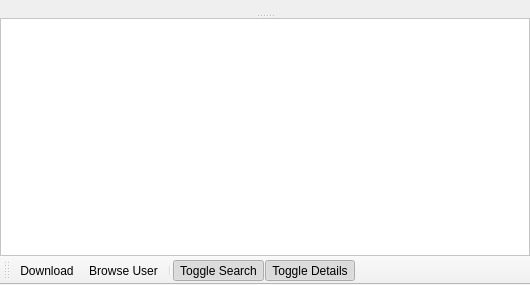
<?xml version="1.0" encoding="UTF-8"?>
<ui version="4.0">
 <class>WidgetSearchResults</class>
 <widget class="QMainWindow" name="WidgetSearchResults">
  <property name="geometry">
   <rect>
    <x>0</x>
    <y>0</y>
    <width>530</width>
    <height>285</height>
   </rect>
  </property>
  <property name="windowTitle">
   <string>MainWindow</string>
  </property>
  <widget class="QWidget" name="centralwidget">
   <layout class="QVBoxLayout" name="verticalLayout">
    <property name="spacing">
     <number>0</number>
    </property>
    <property name="margin">
     <number>0</number>
    </property>
    <item>
     <widget class="QSplitter" name="splitterSearchDetails">
      <property name="sizePolicy">
       <sizepolicy hsizetype="Expanding" vsizetype="Expanding">
        <horstretch>1</horstretch>
        <verstretch>0</verstretch>
       </sizepolicy>
      </property>
      <property name="orientation">
       <enum>Qt::Vertical</enum>
      </property>
      <widget class="QFrame" name="frameSearches">
       <property name="styleSheet">
        <string notr="true">QTabWidget::pane { /* The tab widget frame */
     border-top: 2px solid #C2C7CB;
 }

QTabWidget::pane { /* The tab widget frame */
     border-top: 2px solid transparent;
 }

 QTabWidget::tab-bar {
     left: 5px;  /* move to the right by 5px */
 }

 /* Style the tab using the tab sub-control. Note that
     it reads QTabBar _not_ QTabWidget */
 QTabBar::tab {
     background:transparent;
     border: 1px solid transparent;
     padding: 4px;
 }

 QTabBar::tab:selected, QTabBar::tab:hover {
     border: 1px solid rgb(78, 96, 255);
     background-color: qlineargradient(x1: 0, y1: 0, x2: 0, y2: 1, stop: 0 #dadbde, stop: 1 #f6f7fa);
 }</string>
       </property>
       <layout class="QGridLayout" name="gridLayout_61">
        <property name="margin">
         <number>0</number>
        </property>
        <property name="spacing">
         <number>0</number>
        </property>
        <item row="0" column="0">
         <widget class="QTabWidget" name="tabWidgetSearch">
          <property name="currentIndex">
           <number>-1</number>
          </property>
         </widget>
        </item>
       </layout>
      </widget>
      <widget class="QFrame" name="frameSearchDetails">
       <property name="frameShape">
        <enum>QFrame::NoFrame</enum>
       </property>
       <property name="frameShadow">
        <enum>QFrame::Raised</enum>
       </property>
       <layout class="QGridLayout" name="gridLayout_3">
        <property name="margin">
         <number>0</number>
        </property>
        <property name="spacing">
         <number>0</number>
        </property>
        <item row="0" column="0">
         <widget class="QScrollArea" name="scrollAreaSearchDetails">
          <property name="sizePolicy">
           <sizepolicy hsizetype="Preferred" vsizetype="Preferred">
            <horstretch>0</horstretch>
            <verstretch>0</verstretch>
           </sizepolicy>
          </property>
          <property name="styleSheet">
           <string notr="true">QFrame {
	background-color: rgb(255, 255, 255);
}</string>
          </property>
          <property name="widgetResizable">
           <bool>true</bool>
          </property>
          <widget class="QFrame" name="frameSearchDetailsContents">
           <property name="geometry">
            <rect>
             <x>0</x>
             <y>0</y>
             <width>528</width>
             <height>229</height>
            </rect>
           </property>
          </widget>
         </widget>
        </item>
       </layout>
      </widget>
     </widget>
    </item>
   </layout>
  </widget>
  <widget class="QToolBar" name="toolBarSearchResults">
   <property name="contextMenuPolicy">
    <enum>Qt::PreventContextMenu</enum>
   </property>
   <property name="windowTitle">
    <string>toolBar</string>
   </property>
   <property name="iconSize">
    <size>
     <width>16</width>
     <height>16</height>
    </size>
   </property>
   <property name="toolButtonStyle">
    <enum>Qt::ToolButtonTextBesideIcon</enum>
   </property>
   <property name="floatable">
    <bool>false</bool>
   </property>
   <attribute name="toolBarArea">
    <enum>BottomToolBarArea</enum>
   </attribute>
   <attribute name="toolBarBreak">
    <bool>false</bool>
   </attribute>
   <addaction name="actionSearchDownload"/>
   <addaction name="actionSearchBrowseUser"/>
   <addaction name="separator"/>
   <addaction name="actionSearchToggle"/>
   <addaction name="actionSeachDetailsToggle"/>
  </widget>
  <action name="actionSearchDownload">
   <property name="icon">
    <iconset resource="Resource.qrc">
     <normaloff>:/Resource/Generic/Download.png</normaloff>:/Resource/Generic/Download.png</iconset>
   </property>
   <property name="text">
    <string>Download</string>
   </property>
   <property name="toolTip">
    <string>Download</string>
   </property>
  </action>
  <action name="actionSearchBrowseUser">
   <property name="icon">
    <iconset resource="Resource.qrc">
     <normaloff>:/Resource/Network/Browse.png</normaloff>:/Resource/Network/Browse.png</iconset>
   </property>
   <property name="text">
    <string>Browse User</string>
   </property>
   <property name="toolTip">
    <string>Browse User</string>
   </property>
  </action>
  <action name="actionSearchToggle">
   <property name="checkable">
    <bool>true</bool>
   </property>
   <property name="checked">
    <bool>true</bool>
   </property>
   <property name="icon">
    <iconset resource="Resource.qrc">
     <normaloff>:/Resource/Generic/ShowSidebar.png</normaloff>
     <normalon>:/Resource/Generic/HideSidebar.png</normalon>:/Resource/Generic/ShowSidebar.png</iconset>
   </property>
   <property name="text">
    <string>Toggle Search</string>
   </property>
   <property name="toolTip">
    <string>Toggle Search</string>
   </property>
  </action>
  <action name="actionSeachDetailsToggle">
   <property name="checkable">
    <bool>true</bool>
   </property>
   <property name="checked">
    <bool>true</bool>
   </property>
   <property name="icon">
    <iconset resource="Resource.qrc">
     <normaloff>:/Resource/Generic/ShowSidebar.png</normaloff>
     <normalon>:/Resource/Generic/HideSidebar.png</normalon>:/Resource/Generic/ShowSidebar.png</iconset>
   </property>
   <property name="text">
    <string>Toggle Details</string>
   </property>
   <property name="toolTip">
    <string>Toggle Details</string>
   </property>
  </action>
 </widget>
 <resources>
  <include location="Resource.qrc"/>
 </resources>
 <connections/>
</ui>
